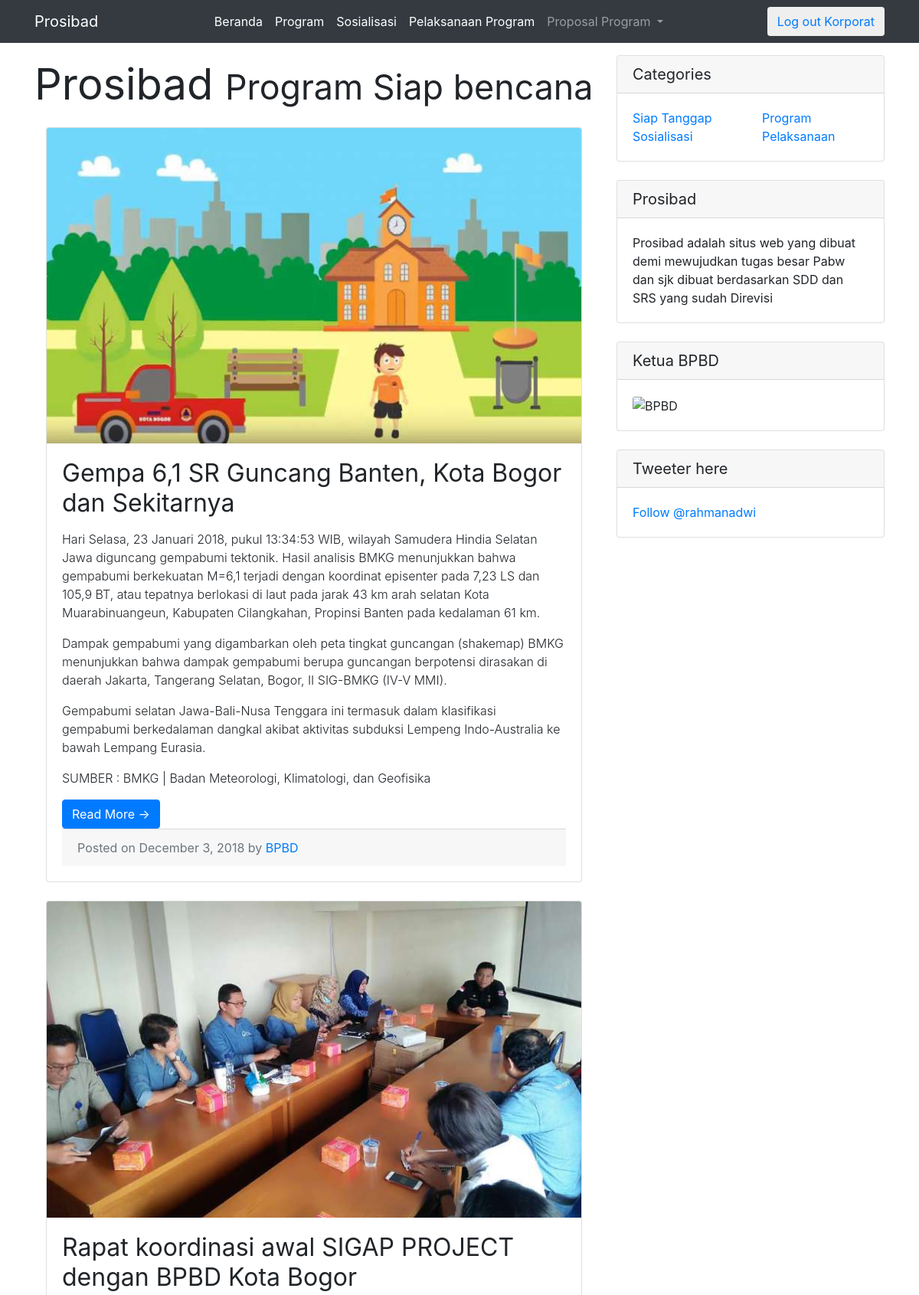
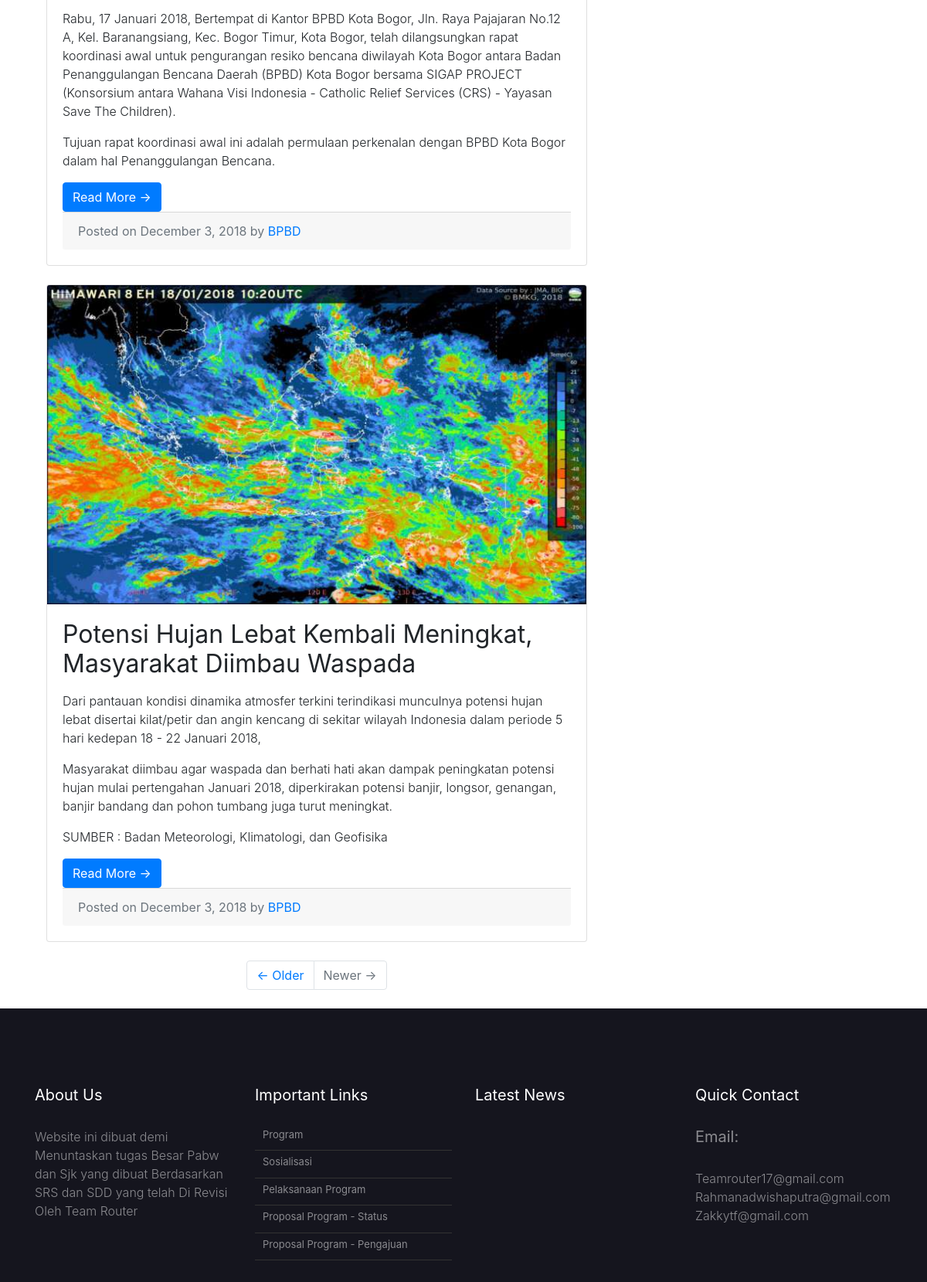
Page /index.php/korporat/indexcorp (upper part) on the committed database (2 pictures, top to bottom).
### tables this page shows
CREATE TABLE `tbl_berita` (
  `berita_id` int(11) NOT NULL,
  `berita_judul` varchar(150) DEFAULT NULL,
  `berita_isi` text,
  `berita_image` varchar(40) DEFAULT NULL,
  `berita_tanggal` timestamp NOT NULL DEFAULT CURRENT_TIMESTAMP
);

### application/controllers/Korporat.php (called while the page is built, shortened)
<?php
class Korporat extends CI_Controller {
  function __construct(){
    $this->load->model('m_berita');
    $this->load->model('m_program');
    $this->load->model('m_sls');
    $this->load->model('m_pelpro');
    $this->load->model('m_nilai');
    $this->load->model('m_files');
        $this->load->library('upload');
                $this->load->helper(array('url'));
  }
  public function indexcorp()
  {
    $x['data']=$this->m_berita->get_all_berita();
    $this->load->view('Korporat/welcomecorporat',$x);
  }
}
?>

### index.php (called while the page is built, shortened)
<?php
require_once BASEPATH.'core/CodeIgniter.php';

### application/models/M_berita.php (called while the page is built, shortened)
<?php
class M_berita extends CI_Model{
	function get_all_berita(){
		$hsl=$this->db->query("SELECT * FROM tbl_berita ORDER BY berita_id DESC");
		return $hsl;
	}
}

### application/views/Korporat/welcomecorporat.php (the view, shortened to what this page needs)
<!DOCTYPE html>
  <head>
<link href="//maxcdn.bootstrapcdn.com/bootstrap/4.1.3/css/bootstrap.min.css" rel="stylesheet" id="bootstrap-css">
    <link  rel="stylesheet" href="<?php echo base_url().'/css/gaya.css'?>"  type="text/css" media="all" >
  </head>
  <body>
    <nav class="navbar navbar-expand-lg navbar-dark bg-dark sticky-top">
      <div class="container">
        <a class="navbar-brand" href="#">Prosibad</a>
        <div class="collapse navbar-collapse" id="navbarResponsive">
          <ul class="navbar-nav ml-auto">
            <div class="nav-link">
              <?php echo anchor('page','<div class="customcolor"> Beranda </div>'); ?>
            </div>
             <li class="nav-item">
            <div class="nav-link">
              <?php echo anchor('Korporat/viewprogramcorp','<div class="customcolor"> Program </div>'); ?>
            </div>
          </li>
            <li class="nav-item">
              <div class="nav-link">
              <?php echo anchor('Korporat/viewsosialcorp','<div class="customcolor"> Sosialisasi </div>'); ?>
            </div>
            </li>
           <li class="nav-item">
              <div class="nav-link">
              <?php echo anchor('Korporat/viewpelaksanaancorp','<div class="customcolor"> Pelaksanaan Program </div>'); ?>
              </div>
            </li>
      <li class="nav-item dropdown">
        <a class="nav-link dropdown-toggle" href="#" id="navbarDropdown" role="button" data-toggle="dropdown" aria-haspopup="true" aria-expanded="false">
          Proposal Program
        </a>
      </li>
          </ul>
      <div class="ml-auto my-2 my-lg-0">
<button class="btn btn-outline my-2 my-sm-0" ><a href="<?php echo base_url().'index.php/login/logout'?>">Log out Korporat</a></button>
</div></div>
</div>
    </nav>
    <div class="container">
      <div class="row">
        <div class="col-md-8">
          <h1 class="my-4">Prosibad
            <small>Program Siap bencana</small>
          </h1>
  <div class="container">
    <?php
      function limit_words($string, $word_limit){
                $words = explode(" ",$string);
                return implode(" ",array_splice($words,0,$word_limit));
            }
      foreach ($data->result_array() as $i) :
        $id=$i['berita_id'];
        $judul=$i['berita_judul'];
        $image=$i['berita_image'];
        $isi=$i['berita_isi'];
    ?>
     <div class="card mb-4">
            <img class="card-img-top" src="<?php echo base_url().'assets/images/'.$image;?>" alt="Card image cap">
            <div class="card-body">
              <h2 class="card-title"><?php echo $judul;?></h2>
              <p class="card-text"><?php echo limit_words($isi,90000);?><a href="<?php echo base_url().'index.php/post_berita/view/'.$id;?>"></a></p>
              <div>
         <a href="<?php echo base_url().'index.php/post_berita/view/'.$id;?>" class="btn btn-primary">Read More →</a>
            </div>
            <div class="card-footer text-muted">
              Posted on December 3, 2018 by
              <a href="#">BPBD</a>
            </div>
          </div>
      </div>
    <?php endforeach;?>
  </div>
          <ul class="pagination justify-content-center mb-4">
            <li class="page-item">
              <a class="page-link" href="#">← Older</a>
            </li>
            <li class="page-item disabled">
              <a class="page-link" href="#">Newer →</a>
            </li>
          </ul>
        </div>
        <div class="col-md-4">
          <div class="card my-3">
            <h5 class="card-header">Categories</h5>
            <div class="card-body">
              <div class="row">
                <div class="col-lg-6">
                  <ul class="list-unstyled mb-0">
                    <li>
                      <?php echo anchor('Page','<div> Siap Tanggap </div>'); ?>
                    </li>
                    <li>
                  <?php echo anchor('Korporat/viewsosialcorp','<div> Sosialisasi </div>'); ?>
                    </li>
                  </ul>
                </div>
                <div class="col-lg-6">
                  <ul class="list-unstyled mb-0">
                    <li>
                <?php echo anchor('Korporat/viewprogramcorp','<div> Program </div>'); ?>
                    </li>
                    <li>
                      <?php echo anchor('Korporat/viewpelaksanaancorp','<div> Pelaksanaan </div>'); ?>
                    </li>
                  </ul>
                </div>
              </div>
            </div>
          </div>
          <div class="card my-4">
            <h5 class="card-header">Prosibad</h5>
            <div class="card-body">
              Prosibad adalah situs web yang dibuat demi mewujudkan tugas besar Pabw dan sjk
              dibuat berdasarkan SDD dan SRS yang sudah Direvisi
            </div>
          </div>
          <div class="card my-4">
            <h5 class="card-header">Ketua BPBD</h5>
            <div class="card-body">
              <img class="card-img-top" src="https://pbs.twimg.com/profile_images/842298737011519488/Yx0yMvJu_400x400.jpg" alt="BPBD">
            </div>
          </div>
          <div class="card my-4">
            <h5 class="card-header">Tweeter here</h5>
            <div class="card-body">
<a href="https://twitter.com/rahmanadwi" class="twitter-follow-button" data-show-count="false">Follow @rahmanadwi</a><script async src="https://platform.twitter.com/widgets.js" charset="utf-8"></script>
            </div>
          </div>
        </div>
      </div>
    </div>
    <footer class="kilimanjaro_area">
        <div class="foo_top_header_one section_padding_100_70">
            <div class="container">
                <div class="row">
                    <div class="col-12 col-md-6 col-lg-3">
                        <div class="kilimanjaro_part">
                            <h5>About Us</h5>
                            <p>
                              Website ini dibuat demi Menuntaskan tugas Besar Pabw dan Sjk yang dibuat Berdasarkan SRS dan SDD yang telah Di Revisi Oleh Team Router
                            </p>
                        </div>
                    </div>
                    <div class="col-12 col-md-6 col-lg-3">
                        <div class="kilimanjaro_part">
                            <h5>Important Links</h5>
                            <ul class="kilimanjaro_links">
                                <li><a href="<?= site_url('korporat/program'); ?>"><i class="fa fa-angle-right" aria-hidden="true"></i>Program</a></li>
                                <li><a href="<?= site_url('korporat/sosialisasi'); ?>"><i class="fa fa-angle-right" aria-hidden="true"></i>Sosialisasi</a></li>
                                <li><a href="<?= site_url('korporat/pelaksanaan'); ?>"><i class="fa fa-angle-right" aria-hidden="true"></i>Pelaksanaan Program</a></li>
                                <li><a href="<?= site_url('korporat/status') ?>"><i class="fa fa-angle-right" aria-hidden="true"></i>Proposal Program - Status</a></li>
                                <li><a href="<?= site_url('korporat/pengajuan') ?>"><i class="fa fa-angle-right" aria-hidden="true"></i>Proposal Program - Pengajuan</a></li>
                            </ul>
                        </div>
                    </div>
                    <div class="col-12 col-md-6 col-lg-3">
                        <div class="kilimanjaro_part">
                            <h5>Latest News</h5>
                        </div>
                    </div>
                    <div class="col-12 col-md-6 col-lg-3">
                        <div class="kilimanjaro_part">
                            <h5>Quick Contact</h5>
                            <div class="kilimanjaro_single_contact_info">
                            <div class="kilimanjaro_single_contact_info">
                                <h5>Email:</h5>
                                <p>Teamrouter17@gmail.com<br> Rahmanadwishaputra@gmail.com
                                <br> Zakkytf@gmail.com</p>
                            </div>
                        </div>
                    </div>
                </div>
            </div>
        </div>
  </body>
</html>

### css/gaya.css (style rules this page uses)
.customcolor { color: white; }
a { text-decoration: none !important; }
h1 { font-size: 3.5rem; font-weight: 300; line-height: 1.1; }
.kilimanjaro_area { position: relative; z-index: 1; }
.foo_top_header_one { background-color: #15151e; color: #fff; }
.section_padding_100_70 { padding-top: 100px; padding-bottom: 70px; }
.foo_top_header_one { color: #fff; }
.kilimanjaro_part { margin-bottom: 30px; }
.foo_top_header_one .kilimanjaro_part > h5 { color: #fff; }
.kilimanjaro_part h4, .kilimanjaro_part h5 { margin-bottom: 30px; }
.kilimanjaro_single_contact_info > p, .kilimanjaro_single_contact_info > h5, .kilimanjaro_blog_area > a, .foo_top_header_one .kilimanjaro_part > p { color: rgba(255,255,255,.5); }
p, ul li, ol li { font-weight: 300; }
ul { margin: 0; padding: 0; }
a, h1, h2, h3, h4, h5, h6 { font-weight: 400; }
ol li, ul li { list-style: outside none none; }
.kilimanjaro_links a { border-bottom: 1px solid #333; color: rgba(255,255,255,.5); display: block; font-size: 13px; margin-bottom: 5px; padding-bottom: 10px; }
.kilimanjaro_links a { color: rgba(255,255,255,.5); font-size: 13px; }
.kilimanjaro_links a i { padding-right: 10px; }

### rows in the picture
tbl_berita: berita_image (picture), berita_judul "Gempa 6,1 SR Guncang Banten, Kota Bogor dan Sekitarnya", berita_isi "Hari Selasa, 23 Januari 2018, pukul 13:34:53 WIB, wilayah Samudera Hindia Selatan Jawa diguncang gempabumi tektonik. Hasil analisis BMKG menunjukkan bahwa gempabumi berkekuatan M=6,1 terjadi dengan koordinat episenter pada 7,23 LS dan 105,9 BT, atau tepatnya berlokasi di laut pada jarak 43 km arah selatan Kota Muarabinuangeun, Kabupaten Cilangkahan, Propinsi Banten pada kedalaman 61 km. Dampak gempabumi yang digambarkan oleh peta tingkat guncangan (shakemap) BMKG menunjukkan bahwa dampak gempabumi berupa guncangan berpotensi dirasakan di daerah Jakarta, Tangerang Selatan, Bogor, II SIG-BMKG (IV-V MMI). Gempabumi selatan Jawa-Bali-Nusa Tenggara ini termasuk dalam klasifikasi gempabumi…"
tbl_berita: berita_image (picture), berita_judul "Rapat koordinasi awal SIGAP PROJECT dengan BPBD Kota Bogor", berita_isi "Rabu, 17 Januari 2018, Bertempat di Kantor BPBD Kota Bogor, Jln. Raya Pajajaran No.12 A, Kel. Baranangsiang, Kec. Bogor Timur, Kota Bogor, telah dilangsungkan rapat koordinasi awal untuk pengurangan resiko bencana diwilayah Kota Bogor antara Badan Penanggulangan Bencana Daerah (BPBD) Kota Bogor bersama SIGAP PROJECT (Konsorsium antara Wahana Visi Indonesia - Catholic Relief Services (CRS) - Yayasan Save The Children). Tujuan rapat koordinasi awal ini adalah permulaan perkenalan dengan BPBD Kota Bogor dalam hal Penanggulangan Bencana."
tbl_berita: berita_image (picture), berita_judul "Potensi Hujan Lebat Kembali Meningkat, Masyarakat Diimbau Waspada", berita_isi "Dari pantauan kondisi dinamika atmosfer terkini terindikasi munculnya potensi hujan lebat disertai kilat/petir dan angin kencang di sekitar wilayah Indonesia dalam periode 5 hari kedepan 18 - 22 Januari 2018, Masyarakat diimbau agar waspada dan berhati hati akan dampak peningkatan potensi hujan mulai pertengahan Januari 2018, diperkirakan potensi banjir, longsor, genangan, banjir bandang dan pohon tumbang juga turut meningkat. SUMBER : Badan Meteorologi, Klimatologi, dan Geofisika"

### other values in the picture
anchor('page','<div class="customcolor"> Beranda </div>') "Beranda"
anchor('Page','<div> Siap Tanggap </div>') "Siap Tanggap"
anchor('Korporat/viewsosialcorp','<div> Sosialisasi </div>') "Sosialisasi"
anchor('Korporat/viewprogramcorp','<div> Program </div>') "Program"
anchor('Korporat/viewpelaksanaancorp','<div> Pelaksanaan </div>') "Pelaksanaan"
